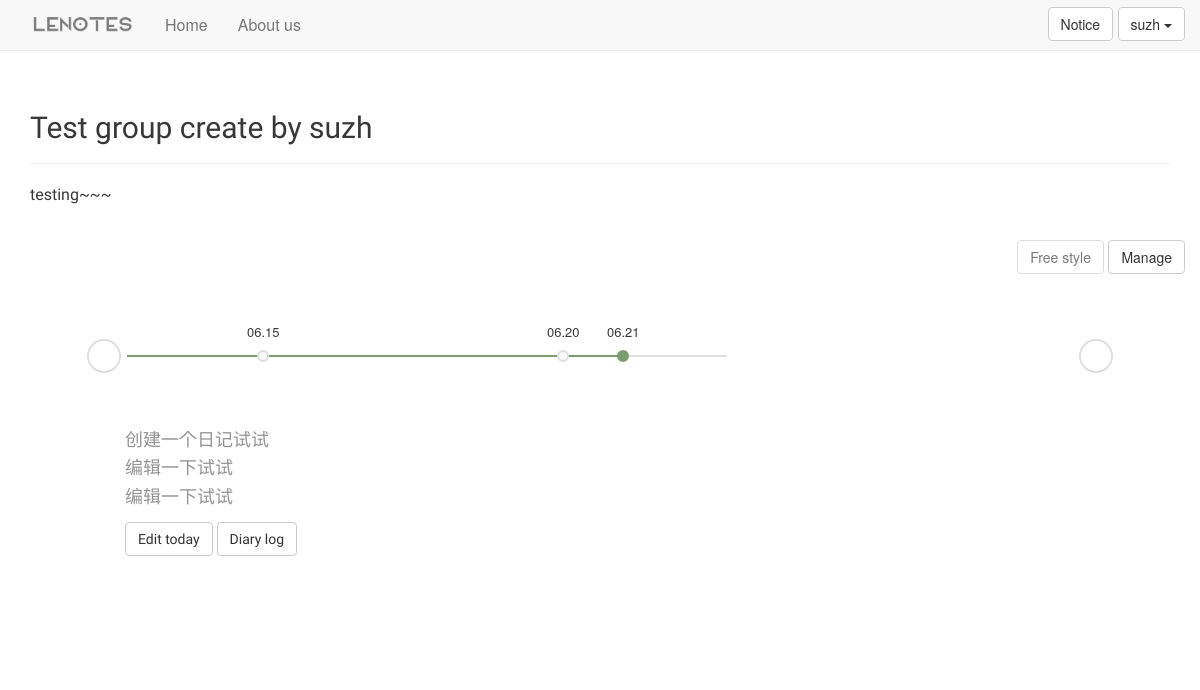
Screenshot of /diary_month/3/2018/6/1 (signed in) with the database file from the repository.
### lenotes/models.py (models this page shows, shortened)
class Group(models.Model):
    name = models.CharField(max_length = 40, default="example group")
    intro = models.CharField(max_length = 200, default="no introduce")
    date_added = models.DateTimeField(auto_now_add = True)
    owner = models.ForeignKey(User, on_delete = models.CASCADE, related_name='group_owner')
    members = models.ManyToManyField(User)
    profile = ProcessedImageField(upload_to='group/img', default='group/img/default.jpg',
        processors=[ResizeToFill(750, 465)],  format='JPEG', options={'quality': 60})
    def __str__(self):
        return self.name

class Diary(models.Model):
    content = MarkdownxField()
    date_added = models.DateTimeField(auto_now_add = True)
    group = models.ForeignKey(Group,on_delete = models.CASCADE)
    diary_log = models.TextField(default=str(datetime.now()) + "  Create diary")

### lenotes/views.py (the view)
# urls.py: path('diary_month/<int:group_id>/<int:year>/<int:month>/<int:styleSelect>', views.diary_month, name = 'diary_month'),
@login_required
def diary_month(request, group_id, year, month, styleSelect):
    get_group = Group.objects.get(id=group_id)
    tdiary = get_group.diary_set.order_by('-date_added')
    createJudge = False
    if tdiary.count()==0:
        createJudge = True
    elif tdiary[0].date_added.year != datetime.now().year or tdiary[0].date_added.month != datetime.now().month\
        or tdiary[0].date_added.day != datetime.now().day:
        createJudge = True
    diarys = get_group.diary_set.filter(date_added__year=year, date_added__month = month)
    odiarys = diarys.order_by('date_added')
    lastMonth, lastYear, nextMonth, nextYear = 1, 1, 1, 1
    lastMonthJudge = True
    if tdiary.count() == 0 or month==tdiary[len(tdiary)-1].date_added.month:
        lastMonthJudge = False
    if month==1:
        lastMonth = 12
        lastYear = year-1
    else:
        lastMonth = month-1
        lastYear = year
    nextMonthJudge = True
    if month==datetime.now().month:
        nextMonthJudge = False
    if month==12:
        nextMonth = 1
        nextYear = year+1
    else:
        nextMonth = month+1
        nextYear = year
    context = {
        'group': get_group,
        'odiarys': odiarys,
        'createJudge': createJudge,
        'nowYear': year,
        'nowMonth': month,
        'lastMonth': lastMonth,
        'lastYear': lastYear,
        'lastMonthJudge': lastMonthJudge,
        'nextMonthJudge': nextMonthJudge,
        'nextMonth': nextMonth,
        'nextYear': nextYear,
    }
    if styleSelect == 1:
        return render(request, 'lenotes/group_diary_md.html', context)
    elif styleSelect == 2:
        return render(request, 'lenotes/group_diary.html', context)

### lenotes/templatetags/base.py (called while the page is built)
@register.filter
def getUnreadCount(user):
    try:
        info = UserInfo.objects.get(user=user)
    except ObjectDoesNotExist:
        return 0
    else:
        return info.unread_count

@register.filter(is_safe = True)
@stringfilter
def custom_markdown(value):
    return mark_safe(markdown.markdown(value,
                              extensions = ['markdown.extensions.extra',
											'markdown.extensions.toc',
											'markdown.extensions.sane_lists',
											'markdown.extensions.nl2br',
                                            'markdown.extensions.codehilite'],
                              safe_mode = True,
                              enable_attributes = False))

### lenotes/templates/lenotes/group_diary_md.html (shortened to what this page needs)
{% extends 'lenotes/base.html' %} {% load bootstrap3 %}{% load staticfiles %}{% load base %} {% block header %}
<h2>{{ group }}</h2>
{% endblock header %} {% block content %}
<p>
    {{group.intro}}
    <ul class="nav navbar-nav navbar-right">
        <a class="btn btn-default" href="#" role="button" title="还没有做完哦，以后更新~" disabled>Free style</a>
        <a class="btn btn-default" href="{% url 'lenotes:manage' group.id %}" role="button">Manage</a>
    </ul>
</p>
<div>
    <section class="cd-horizontal-timeline">
        <div class="timeline" style="bottom: 20px">
            <div class="events-wrapper">
                <div class="events">
                    <ol>
                        {% for diary in odiarys %} {% if forloop.last %}
                        <li><a href="#0" data-date="{{diary.date_added|date:'d/m/Y'}}" class="selected">{{diary.date_added|date:'m.d'}}</a></li>
                        {% else %}
                        <li><a href="#0" data-date="{{diary.date_added|date:'d/m/Y'}}">{{diary.date_added|date:'m.d'}}</a></li>
                        {% endif %} {% endfor %}
                    </ol>
                    <span class="filling-line" aria-hidden="true"></span>
                </div>
            </div>
            <ul class="cd-timeline-navigation">
                <li><a href="#0" class="prev inactive">Prev</a></li>
                <li><a href="#0" class="next">Next</a></li>
            </ul>
        </div>
        <div class="events-content" style="margin-top: 0px">
            <ol>
                {% for diary in odiarys %} {% if forloop.last %}
                <li data-date="{{diary.date_added|date:'d/m/Y'}}" class="selected">
                    <div style="width: 1200px; font-family:'Fira Sans'">
                        {{diary.content|custom_markdown}}
                        <a href="{% url 'lenotes:edit_diary_md' diary.id %}" class="btn btn-default">Edit today</a>
                        <a href="{% url 'lenotes:diary_log' diary.id %}" class="btn btn-default">Diary log</a>
                    </div>
                </li>
                {% endif %} {% empty %}
                <li class="selected">
                    <div style="height: 300px;">
                        这个月没日记哦·····
                    </div>
                </li>
                {% endfor %}
            </ol>
        </div>
    </section>
</div>
{% load static %}
<link rel="stylesheet" href="{% static 'css/diary_style.css' %}">
{% endblock content %})

### lenotes/templates/lenotes/base.html (shortened to what this page needs)
{% load bootstrap3 %}{% load staticfiles %}{% load base %}
<!DOCTYPE html>
<html lang="en">
<head>
    {% bootstrap_css %} {% bootstrap_javascript %}
</head>
<body>
    <nav class="navbar navbar-default navbar-static-top">
        <div class="container">
            <div class="navbar-header">
                <a href="{% url 'lenotes:index' %}">
                    <img class="myimg" src="{% static 'img/logo.png' %}" alt="" />
                </a>
            </div>
            <div id="navbar" class="navbar-collapse collapse" style="width: 1070px height: 50px">
                <ul class="nav navbar-nav">
                    <li><a href="{% url 'users:home' %}">Home</a></li>
                </ul>
                <ul class="nav navbar-nav">
                    <li><a href="{% url 'lenotes:about_us' %}">About us</a></li>
                </ul>
                <ul class="nav navbar-nav navbar-right">
                    {% if user.is_authenticated %}
                    <a href="{% url 'users:notice' %}" class="btn btn-default" style="margin-top: 7px">Notice
                    </a>
                    <div class="btn-group">
                        <a href="#" class="btn btn-default dropdown-toggle" data-toggle="dropdown" style="margin-top: 7px">{{user.username}}
                            <span class="caret"></span>
                        </a>
                    </div>
                    {% else %}
                    <form class="form-inline ml-auto">
                        <a href="{% url 'users:login' %}?next={{request.path}}" class="btn btn-default" style="margin-top: 7px">Log In</a>
                        <a href="{% url 'users:register' %}" class="btn btn-default" style="margin-top: 7px">Register</a>
                    </form>
                    {% endif %}
                </ul>
            </div>
        </div>
    </nav>
    <div class="container">
        <div class="page-header">
            {% block header %}{% endblock %}
        </div>
        <div>
            {% block content %}{% endblock %}
        </div>
    </div>
</body>
</html>

### lenotes/templates/lenotes/base.html (style rules this page uses)
.myimg { width: 120px; height: 50px; padding: 15px 15px 15px 0px; }

### rows the page displays
Group: name "Test group create by suzh", intro "testing~~~"
Diary: date_added "06.15"
Diary: date_added "06.20"
Diary: date_added "06.21", content|custom_markdown "创建一个日记试试 编辑一下试试 编辑一下试试"

### other values shown
{{ user.username }} "suzh"
